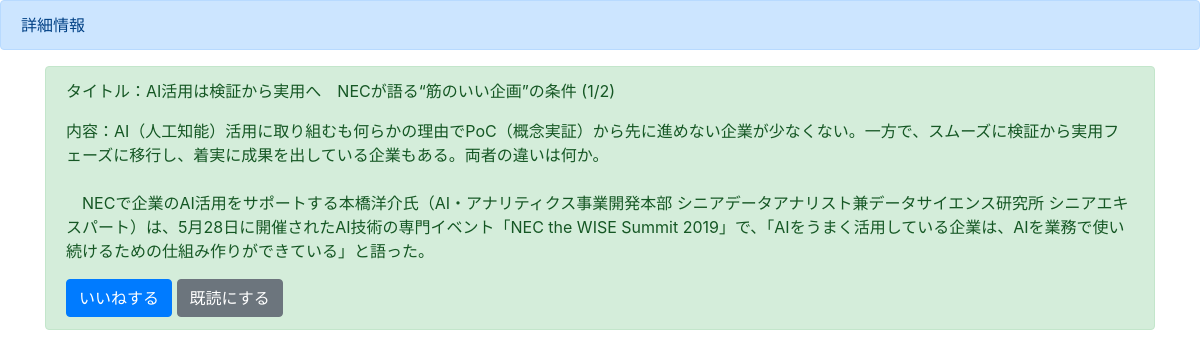
/detail/1, run on the app's committed database.
### boardapp/models.py (models this page shows)
class BoardModel(models.Model):
    title = models.CharField(max_length=500)
    content = models.TextField()
    good = models.IntegerField(null=True, blank=True, default=0)
    read = models.IntegerField(null=True, blank=True, default=0)
    readtext = models.CharField(max_length=4000, null=True, blank=True, default='a')
    date = models.DateField()
    url = models.URLField(null=True, blank=True, default="")

### boardapp/views.py (the view)
# urls.py: path('detail/<int:pk>', NewsDetail.as_view(), name='detail'),
class NewsDetail(DetailView):
    template_name = 'detail.html'
    model = BoardModel
    url = model.url
    print(url)

### templates/detail.html (shortened to what this page needs)
{% extends 'base.html' %}
{% block header %}
<div class="alert alert-primary" role="alert">
 詳細情報
</div>
{% endblock header %}
{% block content %}
<div class='container'>
    <div class="alert alert-success" role="alert">
        <p>タイトル：{{object.title}}</p>
        <p>内容：{{object.content | linebreaksbr }}</p>
        <a href="#" class="btn btn-primary" role="button" aria-pressed="true">いいねする</a>
        <a href="#" class="btn btn-secondary" role="button" aria-pressed="true">既読にする</a>
    </div>
</div>
{% endblock content %}

### data on the page
BoardModel: title "AI活用は検証から実用へ NECが語る“筋のいい企画”の条件 (1/2)", content "AI（人工知能）活用に取り組むも何らかの理由でPoC（概念実証）から先に進めない企業が少なくない。一方で、スムーズに検証から実用フェーズに移行し、着実に成果を出している企業もある。両者の違いは何か。 NECで企業のAI活用をサポートする本橋洋介氏（AI・アナリティクス事業開発本部 シニアデータアナリスト兼データサイエンス研究所 シニアエキスパート）は、5月28日に開催されたAI技術の専門イベント「NEC the WISE Summit 2019」で、「AIをうまく活用している企業は、AIを業務で使い続けるための仕組み作りができている」と語った。"
